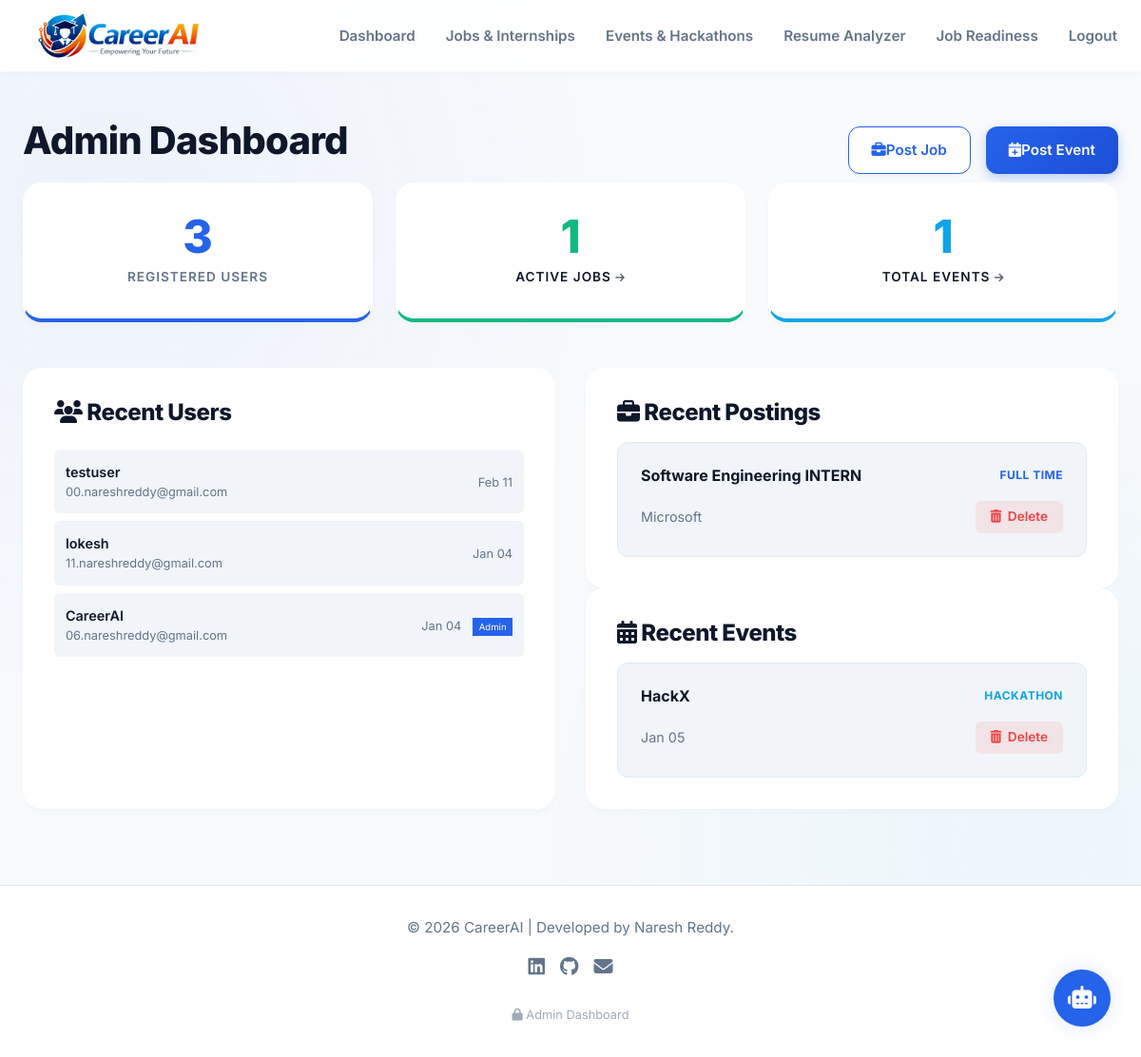
The page /admin-dashboard/ (signed in) on the database its author committed.
### core/models.py (models this page shows, shortened)
class JobPosting(models.Model):
    JOB_TYPES = (
        ('FULL_TIME', 'Full Time'),
        ('PART_TIME', 'Part Time'),
        ('INTERNSHIP', 'Internship'),
        ('CONTRACT', 'Contract'),
    )
    title = models.CharField(max_length=200)
    company_name = models.CharField(max_length=200)
    location = models.CharField(max_length=200, default="Remote")
    salary_range = models.CharField(max_length=100, blank=True, help_text="e.g. $50k - $70k or Competitive")
    job_type = models.CharField(max_length=20, choices=JOB_TYPES, default='FULL_TIME')
    description = models.TextField()
    apply_link = models.URLField(help_text="Direct link to company application page")
    posted_at = models.DateTimeField(auto_now_add=True)
    is_active = models.BooleanField(default=True)
    posted_by = models.ForeignKey(User, on_delete=models.SET_NULL, null=True)
    class Meta:
        ordering = ['-posted_at']

class Event(models.Model):
    EVENT_TYPES = (
        ('HACKATHON', 'Hackathon'),
        ('WEBINAR', 'Webinar'),
        ('WORKSHOP', 'Workshop'),
        ('CONFERENCE', 'Conference'),
        ('OTHER', 'Other'),
    )
    name = models.CharField(max_length=200)
    event_type = models.CharField(max_length=20, choices=EVENT_TYPES, default='HACKATHON')
    description = models.TextField()
    registration_link = models.URLField(help_text="Link to register for the event")
    date = models.DateTimeField(help_text="When the event starts")
    location = models.CharField(max_length=200, default="Online", help_text="Venue or Online")
    posted_at = models.DateTimeField(auto_now_add=True)
    is_active = models.BooleanField(default=True)
    posted_by = models.ForeignKey(User, on_delete=models.SET_NULL, null=True)
    class Meta:
        ordering = ['-date']

### core/views/admin_views.py (the view)
# urls.py: path('admin-dashboard/', views.admin_dashboard, name='admin_dashboard'),
@login_required
@user_passes_test(is_admin)
def admin_dashboard(request):
    total_users = User.objects.count()
    total_jobs = JobPosting.objects.count()
    total_events = Event.objects.count()
    users = User.objects.all().order_by('-date_joined')
    jobs = JobPosting.objects.all().order_by('-posted_at')
    events = Event.objects.all().order_by('-date')
    context = {
        'total_users': total_users,
        'total_jobs': total_jobs,
        'total_events': total_events,
        'users': users,
        'jobs': jobs,
        'events': events
    }
    return render(request, 'core/admin_dashboard.html', context)

### core/views/admin_views.py (called while the page is built)
def is_admin(user):
    return user.is_superuser or user.is_staff

### core/templates/core/admin_dashboard.html (shortened to what this page needs)
{% extends 'core/base.html' %}
{% block content %}
<div class="container py-8">
    <div class="flex justify-between items-center mb-8 flex-mobile-col gap-6">
        <h1>Admin Dashboard</h1>
        <div class="flex gap-4 w-full-mobile">
            <a href="{% url 'post_job' %}" class="btn btn-outline" style="flex: 1;"><i class="fas fa-briefcase"></i> Post Job</a>
            <a href="{% url 'post_event' %}" class="btn btn-primary" style="flex: 1;"><i class="fas fa-calendar-plus"></i> Post Event</a>
        </div>
    </div>
    <div class="grid grid-3" style="gap: 1.5rem; margin-bottom: 3rem;">
        <div class="card stat-card" style="border-bottom: 4px solid var(--primary);">
            <div class="stat-value" style="color: var(--primary);">{{ total_users }}</div>
            <div class="stat-label">Registered Users</div>
        </div>
        <a href="{% url 'job_list' %}" class="card stat-card" style="border-bottom: 4px solid var(--success); text-decoration: none; display: block; transition: transform 0.2s;">
            <div class="stat-value" style="color: var(--success);">{{ total_jobs }}</div>
            <div class="stat-label" style="color: var(--text-main);">Active Jobs <i class="fas fa-arrow-right" style="font-size: 0.8em; opacity: 0.7;"></i></div>
        </a>
        <a href="{% url 'event_list' %}" class="card stat-card" style="border-bottom: 4px solid var(--accent); text-decoration: none; display: block; transition: transform 0.2s;">
            <div class="stat-value" style="color: var(--accent);">{{ total_events }}</div>
            <div class="stat-label" style="color: var(--text-main);">Total Events <i class="fas fa-arrow-right" style="font-size: 0.8em; opacity: 0.7;"></i></div>
        </a>
    </div>
    <div class="grid grid-2">
        <div class="card" style="max-height: 500px; overflow-y: auto;">
            <h3 class="mb-4 text-lg"><i class="fas fa-users"></i> Recent Users</h3>
            <div style="overflow-x: auto;">
                <table style="width: 100%; border-collapse: separate; border-spacing: 0 0.5rem;">
                    <tbody>
                        {% for u in users|slice:":10" %}
                        <tr style="background: var(--bg-surface); font-size: 0.9rem;">
                            <td style="padding: 0.75rem; border-radius: 6px 0 0 6px;">
                                <div style="font-weight: 600;">{{ u.username }}</div>
                                <div style="font-size: 0.8rem; color: var(--text-muted);">{{ u.email }}</div>
                            </td>
                            <td style="padding: 0.75rem; border-radius: 0 6px 6px 0; text-align: right;">
                                <span style="font-size: 0.8rem; color: var(--text-muted);">{{ u.date_joined|date:"M d" }}</span>
                                {% if u.is_superuser %}
                                <div class="tag" style="font-size: 0.6rem; padding: 0.1rem 0.4rem; background: var(--primary); color: white; display: inline-block; margin-left: 0.5rem;">Admin</div>
                                {% endif %}
                            </td>
                        </tr>
                        {% endfor %}
                    </tbody>
                </table>
            </div>
        </div>
        <div class="flex flex-col gap-8">
            <div class="card">
                <h3 class="mb-4 text-lg"><i class="fas fa-briefcase"></i> Recent Postings</h3>
                <div style="display: flex; flex-direction: column; gap: 1.25rem;">
                    {% for job in jobs|slice:":4" %}
                    <div style="background: var(--bg-surface); padding: 1.5rem; border-radius: var(--radius-md); border: 1px solid rgba(0,0,0,0.05); display: flex; flex-direction: column; gap: 1rem;">
                        <div class="flex justify-between items-start" style="gap: 1rem;">
                            <div style="font-size: 1rem; font-weight: 700; padding-right: 0.5rem; line-height: 1.3;">{{ job.title }}</div>
                            <span style="font-size: 0.75rem; color: var(--primary); font-weight: 700; white-space: nowrap; text-transform: uppercase; letter-spacing: 0.5px;">{{ job.get_job_type_display }}</span>
                        </div>
                        <div class="flex justify-between items-center">
                            <small style="color: var(--text-muted); font-size: 0.9rem;">{{ job.company_name }}</small>
                            <a href="{% url 'delete_job' job.id %}" onclick="return confirm('Delete?');"
                               style="background: rgba(239, 68, 68, 0.1); color: var(--error); padding: 0.4rem 1rem; border-radius: 6px; font-size: 0.85rem; font-weight: 600; display: inline-flex; align-items: center; gap: 0.4rem; transition: background 0.2s;">
                                <i class="fas fa-trash-alt"></i> Delete
                            </a>
                        </div>
                    </div>
                    {% empty %}
                    <p style="color: var(--text-muted); text-align: center;">No jobs yet.</p>
                    {% endfor %}
                </div>
            </div>
            <div class="card">
                <h3 class="mb-4 text-lg"><i class="fas fa-calendar-alt"></i> Recent Events</h3>
                <div style="display: flex; flex-direction: column; gap: 1.25rem;">
                    {% for event in events|slice:":4" %}
                    <div style="background: var(--bg-surface); padding: 1.5rem; border-radius: var(--radius-md); border: 1px solid rgba(6, 182, 212, 0.1); display: flex; flex-direction: column; gap: 1rem;">
                        <div class="flex justify-between items-start" style="gap: 1rem;">
                            <div style="font-size: 1rem; font-weight: 700; padding-right: 0.5rem; line-height: 1.3;">{{ event.name }}</div>
                            <span style="font-size: 0.75rem; color: var(--accent); font-weight: 700; white-space: nowrap; text-transform: uppercase; letter-spacing: 0.5px;">{{ event.get_event_type_display }}</span>
                        </div>
                        <div class="flex justify-between items-center">
                            <small style="color: var(--text-muted); font-size: 0.9rem;">{{ event.date|date:"M d" }}</small>
                            <a href="{% url 'delete_event' event.id %}" onclick="return confirm('Delete?');"
                               style="background: rgba(239, 68, 68, 0.1); color: var(--error); padding: 0.4rem 1rem; border-radius: 6px; font-size: 0.85rem; font-weight: 600; display: inline-flex; align-items: center; gap: 0.4rem; transition: background 0.2s;">
                                <i class="fas fa-trash-alt"></i> Delete
                            </a>
                        </div>
                    </div>
                    {% empty %}
                    <p style="color: var(--text-muted); text-align: center;">No events yet.</p>
                    {% endfor %}
                </div>
            </div>
        </div>
    </div>
</div>
{% endblock %}

### static/css/style.css (style rules this page uses)
:root { --primary: #2563eb; --primary-hover: #1d4ed8; --secondary: #475569; --accent: #0ea5e9; --bg-dark: #f8fafc; --bg-card: #ffffff; --bg-surface: #f1f5f9; --text-main: #0f172a; --text-muted: #64748b; --text-light: #ffffff; --success: #10b981; --error: #ef4444; --shadow-sm: 0 1px 2px rgba(0, 0, 0, 0.05); --shadow-md: 0 4px 6px -1px rgba(0, 0, 0, 0.08); --shadow-lg: 0 10px 15px -3px rgba(0, 0, 0, 0.08); --shadow-glow: 0 0 20px rgba(37, 99, 235, 0.15); --shadow-3d: 0 20px 25px -5px rgba(0, 0, 0, 0.1), 0 10px 10px -5px rgba(0, 0, 0, 0.04); --radius-md: 0.75rem; --radius-lg: 1.25rem; --radius-xl: 2rem; --transition: transform 0.2s ease, opacity 0.2s ease, background-color 0.2s ease, box-shadow 0.2s ease; --transition-bounce: transform 0.4s cubic-bezier(0.34, 1.56, 0.64, 1); }
*, *::before, *::after { box-sizing: border-box; margin: 0; padding: 0; -webkit-font-smoothing: antialiased; }
body { font-family: "Inter", -apple-system, BlinkMacSystemFont, "Segoe UI", Roboto, sans-serif; background-color: var(--bg-dark); color: var(--text-main); line-height: 1.6; min-height: 100vh; display: flex; flex-direction: column; overflow-x: hidden; font-size: 16px; position: relative; }
body::before { content: ""; position: fixed; top: 0; left: 0; width: 100%; height: 100%; z-index: -1; background: radial-gradient( circle at 10% 20%, rgba(37, 99, 235, 0.05) 0%, transparent 40% ), radial-gradient( circle at 90% 80%, rgba(14, 165, 233, 0.05) 0%, transparent 40% ); pointer-events: none; }
a { text-decoration: none; color: inherit; transition: var(--transition); }
.container { width: 100%; max-width: 1200px; margin: 0 auto; padding: 0 1.5rem; }
.grid { display: grid; gap: 2rem; }
.grid-2 { grid-template-columns: repeat(auto-fit, minmax(300px, 1fr)); }
.grid-3 { grid-template-columns: repeat(auto-fit, minmax(300px, 1fr)); }
.flex { display: flex; }
.flex-col { flex-direction: column; }
.items-center { align-items: center; }
.justify-between { justify-content: space-between; }
.gap-4 { gap: 1rem; }
.gap-6 { gap: 1.5rem; }
.mb-4 { margin-bottom: 1rem; }
.py-8 { padding-top: 3rem; padding-bottom: 3rem; }
h1, h2, h3 { color: var(--text-main); line-height: 1.2; font-weight: 800; margin-bottom: 0.5em; letter-spacing: -0.02em; }
h1 { font-size: 2.5rem; }
h3 { font-size: 1.5rem; }
.btn { display: inline-flex; align-items: center; justify-content: center; padding: 0.75rem 1.5rem; border-radius: var(--radius-md); font-weight: 600; cursor: pointer; border: none; font-size: 0.95rem; transition: var(--transition); white-space: nowrap; }
.btn-primary { background: linear-gradient(135deg, var(--primary), var(--primary-hover)); color: white !important; box-shadow: 0 4px 12px rgba(37, 99, 235, 0.3); }
.btn-outline { background: white; border: 1px solid var(--primary); color: var(--primary); box-shadow: 0 2px 5px rgba(0, 0, 0, 0.03); }
.card { background-color: var(--bg-card); border-radius: var(--radius-lg); padding: 2rem; border: 1px solid rgba(255, 255, 255, 0.8); box-shadow: 0 4px 6px rgba(0, 0, 0, 0.02); transition: var(--transition); content-visibility: auto; contain-intrinsic-size: 0 500px; }
.stat-card { text-align: center; padding: 2rem; background: white; }
.stat-value { font-size: 3rem; font-weight: 800; color: var(--primary); line-height: 1; margin-bottom: 0.5rem; }
.stat-label { font-size: 0.85rem; text-transform: uppercase; color: var(--text-muted); letter-spacing: 1px; font-weight: 600; }

### rows shown on the page
JobPosting: title "Software Engineering INTERN", job_type "FULL TIME", company_name "Microsoft"
Event: name "HackX", event_type "HACKATHON", date "Jan 05"

### other values the page prints
{{ total_users }} "3"
{{ total_jobs }} "1"
{{ total_events }} "1"
{{ u.username }} "testuser"
{{ u.email }} "00.nareshreddy@gmail.com"
{{ u.date_joined|date:"M d" }} "Feb 11"
{{ u.username }} "lokesh"
{{ u.email }} "11.nareshreddy@gmail.com"
{{ u.date_joined|date:"M d" }} "Jan 04"
{{ u.username }} "CareerAI"
{{ u.email }} "06.nareshreddy@gmail.com"
